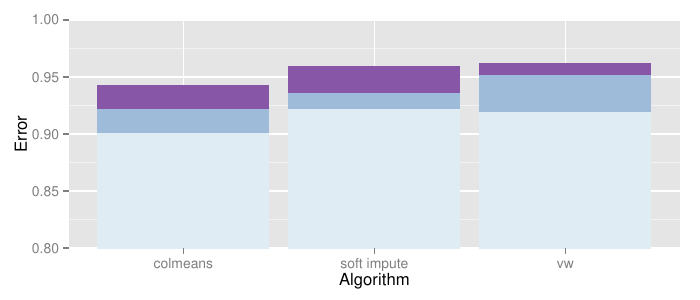

R code for this plot:
library(ggplot2)
err <- read.csv("Submissions/pp2.csv")

library(RColorBrewer)
pal <- brewer.pal(3, "BuPu")

err$Method <- reorder(err$Method, -err$Leaderboard.Error)

ggplot(data = err, aes(x = Method), stat = "identity") +
    geom_bar(aes(y = Leaderboard.Error), fill = pal[3]) +
    geom_bar(aes(y = Test.Error), fill = pal[2]) +
    geom_bar(aes(y = Training.Error), fill = pal[1]) +
    ylab("Error") + xlab("Algorithm") + coord_cartesian(ylim = c(.8, 1)) +
    theme_bw()

ggsave("Reports/Progress2/vis.pdf", height = 3, width = 7)
